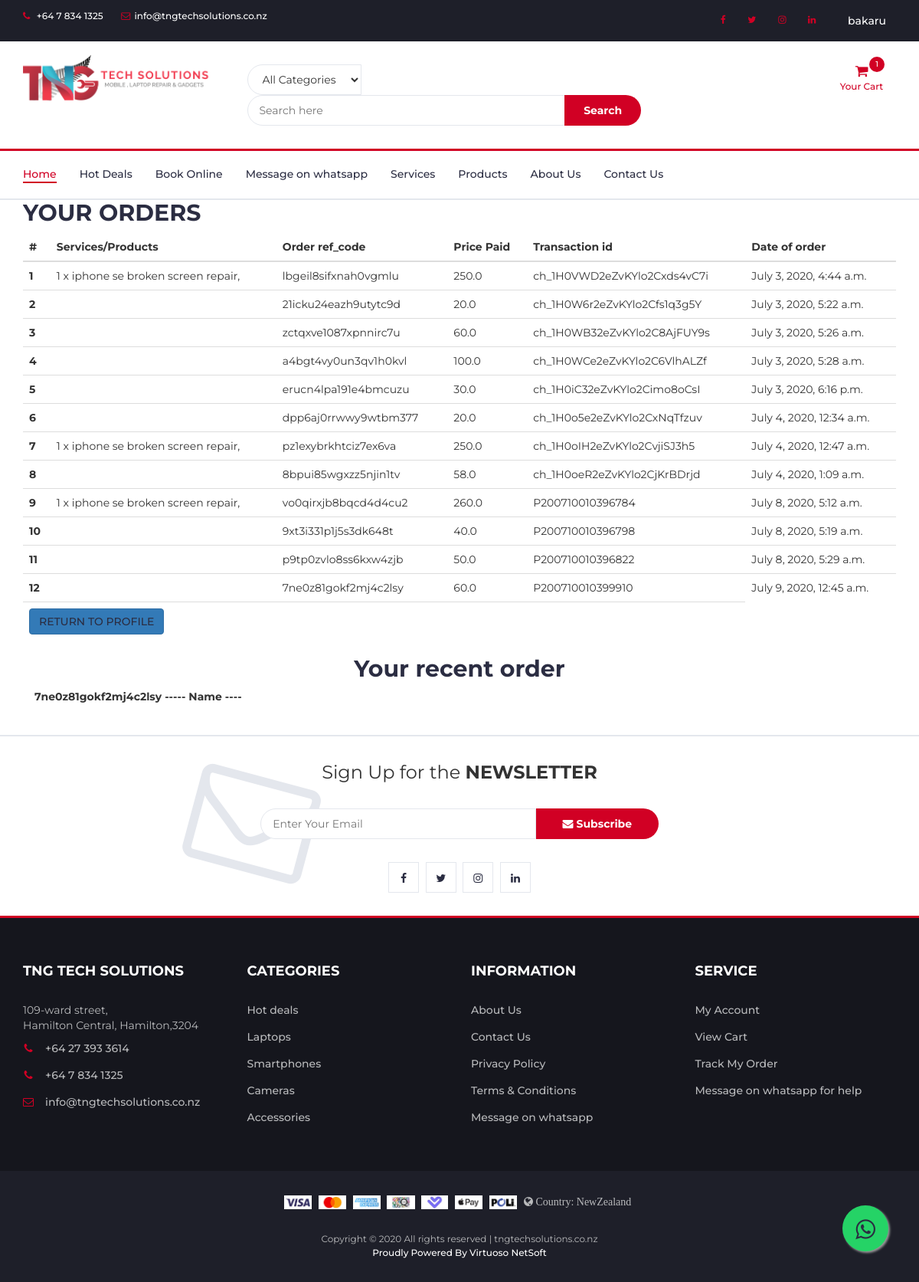
The app's page /view-orders/ (signed in) with its own data.
### prod/models.py (models this page shows, shortened)
class Order(models.Model):
    user=models.ForeignKey(User,on_delete=models.CASCADE)
    ref_code=models.CharField(max_length=20,blank=True,null=True)
    tngproduct=models.ManyToManyField(OrderItem)
    ordered=models.BooleanField(default=False)
    start_date=models.DateTimeField(default=timezone.now)
    ordered_date=models.DateTimeField()
    shipping_address=models.ForeignKey('Address',related_name='shipping_address',on_delete=models.SET_NULL,blank=True,null=True)
    billing_address=models.ForeignKey('Address',related_name='billing_address',on_delete=models.SET_NULL,blank=True,null=True)
    payment=models.ForeignKey('Payment',on_delete=models.SET_NULL,blank=True,null=True)
    coupon = models.ForeignKey('Coupon',on_delete=models.SET_NULL,blank=True,null=True)
    being_delivered=models.BooleanField(default=False)
    received=models.BooleanField(default=False)
    refund_requested=models.BooleanField(default=False)
    refund_granted=models.BooleanField(default=False)

class OrderItem(models.Model):
    user=models.ForeignKey(User,on_delete=models.CASCADE)
    ordered=models.BooleanField(default=False)
    tngproducts=models.ForeignKey(TngProducts,on_delete=models.CASCADE,default='')
    quantity=models.IntegerField(default=1)

class TngProducts(models.Model):
    CATEGORY_CHOICES=(
        ('MA','Mobile Accessories'),
        ('LA','Laptop Accessories'),
        ('TA','Tablet Accessories'),
        ('EG','Electronic Gadgets'),
        ('NA','Latest Accessories'),
        ('MR','Mobile Repair'),
        ('LR','Laptop/Computer Repair'),
        ('TR','iPad/Tablet Repair')
    )
    Name=models.CharField(max_length=100)
    Details=models.TextField()
    Additional_Details=models.TextField(blank=True,null=True)
    Price=models.FloatField()
    Discount_Price=models.FloatField(blank=True,null=True)
    category=models.CharField(max_length=2,choices=CATEGORY_CHOICES,default='A')
    subcategory = models.CharField(max_length = 100,default='none')
    brand = models.CharField(max_length = 50,default='none')
    model = models.CharField(max_length = 100,default='none')
    label=models.CharField(max_length=1,choices=LABEL_CHOICES,default='R')
    slug=models.SlugField(unique = True)
    image=models.ImageField(upload_to='product_pics')
    image1=models.ImageField(null=True,blank=True,upload_to='product_pics')
    image2=models.ImageField(null=True,blank=True,upload_to='product_pics')
    image3=models.ImageField(null=True,blank=True,upload_to='product_pics')
    image4=models.ImageField(null=True,blank=True,upload_to='product_pics')
    """ def save(self,*args,**kwargs):
        self.slug = slugify(''.join(random.choices(string.ascii_lowercase + string.digits, k=6)))
        super(TngProducts,self).save(self,*args,**kwargs) """
    class Meta:
        verbose_name_plural = 'Products'

class Payment(models.Model):
    stripe_charge_id = models.CharField(max_length=50)
    user=models.ForeignKey(User,on_delete=models.SET_NULL,blank=True,null=True)
    amount=models.FloatField()
    timestamp=models.DateTimeField(default=timezone.now)

### prod/views.py (the view)
# urls.py: path('view-orders/',ob.vieworder,name='vieworders'),
@login_required
def vieworder(request):
    order_qs=Order.objects.filter(user=request.user,ordered=True)
    rct = order_qs.last()
    if order_qs.exists():
        context={
            'object':order_qs,
            'rct':rct
        }
        return render(request,'prod/view-orders.html',context)
    else:
        messages.warning(request,f'You do not have an order')
        return redirect('profile')

### prod/templates/prod/view-orders.html (shortened to what this page needs)
{% extends "prod/base.html" %}
{% block content %}
<div class="table-responsive">
  <h2>YOUR ORDERS</h2>
  <table class="table">
    <thead>
      <tr>
        <th scope="col">#</th>
        <th scope="col">Services/Products</th>
        <th scope="col">Order ref_code</th>
        <th scope="col">Price Paid</th>
        <th scope="col">Transaction id</th>
        <th scope="col">Date of order</th>
      </tr>
    </thead>
    <tbody>
      {% for order_item in object.all %}
      <tr>
        <th scope="row">{{ forloop.counter }}</th>
        <td>
          {% for oi in order_item.tngproduct.all %}
            {{ oi.quantity }} x {{ oi.tngproducts.Name }},
          {% endfor %}
        </td>
        <td>{{ order_item.ref_code }}</td>
        <td>{{ order_item.payment.amount }}</td>
        <td>{{ order_item.payment.stripe_charge_id }}</td>
        <td>{{ order_item.ordered_date }}</td>
      </tr>
      {% endfor %}
      <tr>
        <td colspan="5">
          <a href="{% url 'profile' %}" class='btn btn-primary float-right'>RETURN TO PROFILE</a>
        </td>
      </tr>
    </tbody>
  </table>
  <div class="container-fluid mt-3 mb-3 pt-2">
    <h2 class="text-center mb-2">Your recent order</h2>
    <p><strong> {{ rct.ref_code }} ----- Name ----  </strong></p>
  </div>
</div>
{% endblock content %}

### prod/templates/prod/base.html (shortened to what this page needs)
{% load static %}
{% load cart_template_tags %}
<!DOCTYPE html>
<html lang="en">
<head>
	<link type="text/css" rel="stylesheet" href="{% static 'prod/css/bootstrap.min.css' %}" />
	<link type="text/css" rel="stylesheet" href="{% static 'prod/css/slick.css' %}" />
	<link type="text/css" rel="stylesheet" href="{% static 'prod/css/slick-theme.css' %}" />
	<link type="text/css" rel="stylesheet" href="{% static 'prod/css/nouislider.min.css' %}" />
	<link rel="stylesheet" href="{% static 'prod/css/font-awesome.min.css' %}">
	<link type="text/css" rel="stylesheet" href="{% static 'prod/css/style.css' %}" />
</head>
<body>
	<section>
	<header>
		<div id="top-header">
			<div class="container">
				<ul class="header-links pull-left">
					<li><a href="tel:+64 7 834 1325"><i class="fa fa-phone"></i> +64 7 834 1325</a></li>
					<li><a href="mailto:info@tngtechsolutions.co.nz"><i
								class="fa fa-envelope-o"></i>info@tngtechsolutions.co.nz</a></li>
				</ul>
				<ul class="header-links pull-right">
					<li class="nav-item">
						<a href="https://www.facebook.com/tngtechsolutions/" class="nav-link waves-effect"
							target="_blank">
							<i class="fa fa-facebook"></i>
						</a>
					</li>
					<li class="nav-item">
						<a href="https://twitter.com/tng_tech" class="nav-link waves-effect" target="_blank">
							<i class="fa fa-twitter"></i>
						</a>
					</li>
					<li class="nav-item">
						<a href="https://www.instagram.com/tngtech.nz/" class="nav-link waves-effect" target="_blank">
							<i class="fa fa-instagram"></i>
						</a>
					</li>
					<li class="nav-item">
						<a href="https://www.linkedin.com/company/tng-tech-solutions/" class="nav-link waves-effect"
							target="_blank">
							<i class="fa fa-linkedin"></i>
						</a>
					</li>
					{% if user.is_authenticated %}
					<li class="nav-item dropdown">
						<div class="dropdown show">
							<a class="btn dropdown-toggle" href="#" role="button" id="dropdownMenuLink"
								data-toggle="dropdown" aria-haspopup="true" aria-expanded="false">
								{{ user.username }}
							</a>
						</div>
					</li>
					{% endif %}
				</ul>
			</div>
		</div>
		<div id="header">
			<div class="container">
				<div class="row">
					<div class="col-md-3">
						<div class="header-logo">
							<a href="{% url 'homie' %}" class="logo">
								<img src="{% static 'prod/img/logo-black.png' %}" alt="" style="width:250px;">
							</a>
						</div>
					</div>
					<div class="col-md-6">
						<div class="header-search">
							<form method="get" action="{% url 'searchprod' %}">
								<select class="input-select">
									<option value="0">All Categories</option>
								</select>
								<input class="input" type="text" name="search" placeholder="Search here">
								<button class="search-btn" type="submit">Search</button>
							</form>
						</div>
					</div>
					<div class="col-md-3 clearfix">
						<div class="header-ctn">
							{% if user.is_authenticated %}
							<div class="dropdown">
								<a href="{% url 'order-summary' %}" aria-expanded="true">
									<i class="fa fa-shopping-cart"></i>
									<span>Your Cart</span>
									{% if request.user|cart_item_count != 0 %}
									<div class="qty">{{ request.user|cart_item_count }}</div>
									{% endif %}
								</a>
							</div>
							{% endif %}
						</div>
					</div>
				</div>
			</div>
		</div>
	</header>
	<nav id="navigation">
		<div class="container">
			<div id="responsive-nav">
				<ul class="main-nav nav navbar-nav">
					<li class="active"><a href="{% url 'homie' %}">Home</a></li>
					<li><a href="#">Hot Deals</a></li>
					<li><a href="/online-booking/nan/">Book Online</a></li>
					<li><a href="https://wa.me/message/X66SOD5VCXEAF1">Message on whatsapp</a></li>
					<li><a href="/serv-prod/serv/">Services</a></li>
					<li><a href="/serv-prod/prdcts/">Products</a></li>
					<li><a href="{% url 'about' %}">About Us</a></li>
					<li><a href="{% url 'contact' %}">Contact Us</a></li>
				</ul>
			</div>
		</div>
	</nav>
	<main class="mt-5 pt-4">
		<div class="container dark-grey-text mt-5">
			{% block content  %}
			{% endblock content %}
		 </div>
	</main>
	<div id="newsletter" class="section">
		<div class="container">
			<div class="row">
				<div class="col-md-12">
					<div class="newsletter">
						<p>Sign Up for the <strong>NEWSLETTER</strong></p>
						<form method="POST" action="{% url 'homenews' %}">
							<input class="input" name="email" type="email" placeholder="Enter Your Email">
							<button class="newsletter-btn" type="submit"><i class="fa fa-envelope"></i>
								Subscribe</button>
						</form>
						<ul class="newsletter-follow">
							<li>
								<a href="https://www.facebook.com/tngtechsolutions/" target="_blank"><i
										class="fa fa-facebook"></i></a>
							</li>
							<li>
								<a href="https://twitter.com/tng_tech" target="_blank"><i class="fa fa-twitter"></i></a>
							</li>
							<li>
								<a href="https://www.instagram.com/tngtech.nz/" target="_blank"><i
										class="fa fa-instagram"></i></a>
							</li>
							<li>
								<a href="https://www.linkedin.com/company/tng-tech-solutions/" target="_blank"><i
										class="fa fa-linkedin"></i></a>
							</li>
						</ul>
					</div>
				</div>
			</div>
		</div>
	</div>
	<a href="https://wa.me/message/X66SOD5VCXEAF1" class="float" target="_blank">
		<i class="fa fa-whatsapp" aria-hidden="true" style="margin-top: 16px;"></i>
		</a>
	<footer id="footer">
		<div class="section">
			<div class="container">
				<div class="row">
					<div class="col-md-3 col-xs-6">
						<div class="footer">
							<h3 class="footer-title">TNG Tech Solutions</h3>
							<p>109-ward street,<br> Hamilton Central, Hamilton,3204</p>
							<ul class="footer-links">
								<li><a href="tel:+64 27 393 3614"><i class="fa fa-phone"></i>+64 27 393 3614</a></li>
								<li><a href="tel:+64 7 834 1325"><i class="fa fa-phone"></i>+64 7 834 1325</a></li>
								<li><a href="mailto:info@tngtechsolutions.co.nz"><i
											class="fa fa-envelope-o"></i>info@tngtechsolutions.co.nz</a></li>
							</ul>
						</div>
					</div>
					<div class="col-md-3 col-xs-6">
						<div class="footer">
							<h3 class="footer-title">Categories</h3>
							<ul class="footer-links">
								<li><a href="#">Hot deals</a></li>
								<li><a href="#">Laptops</a></li>
								<li><a href="#">Smartphones</a></li>
								<li><a href="#">Cameras</a></li>
								<li><a href="#">Accessories</a></li>
							</ul>
						</div>
					</div>
					<div class="col-md-3 col-xs-6">
						<div class="footer">
							<h3 class="footer-title">Information</h3>
							<ul class="footer-links">
								<li><a href="{% url 'about' %}">About Us</a></li>
								<li><a href="{% url 'contact' %}">Contact Us</a></li>
								<li><a href="{% url 'privacy' %}">Privacy Policy</a></li>
								<li><a href="{% url 'tandc' %}">Terms & Conditions</a></li>
								<li><a href="https://wa.me/message/X66SOD5VCXEAF1">Message on whatsapp</a></li>
							</ul>
						</div>
					</div>
					<div class="col-md-3 col-xs-6">
						<div class="footer">
							<h3 class="footer-title">Service</h3>
							<ul class="footer-links">
								<li><a href="{% url 'profile' %}">My Account</a></li>
								<li><a href="/order-summary/">View Cart</a></li>
								<li><a href="#">Track My Order</a></li>
								<li><a href="https://wa.me/message/X66SOD5VCXEAF1">Message on whatsapp for help</a></li>
							</ul>
						</div>
					</div>
				</div>
			</div>
		</div>
		<div id="bottom-footer" class="section">
			<div class="container">
				<div class="row">
					<div class="col-md-12 text-center">
						<ul class="footer-payments">
							<li><img src="{% static 'prod/img/visa.jpg' %}" alt="" style="height: 18px;"></li>
							<li><img src="{% static 'prod/img/mastercard.jpg' %}" alt="" style="height: 18px;"></li>
							<li><img src="{% static 'prod/img/american-express.jpg' %}" alt="" style="height: 18px;"></li>
							<li><img src="{% static 'prod/img/qcard.jpg' %}" alt="" style="height: 18px;"></li>
							<li><img src="{% static 'prod/img/laybuy.jpg' %}" alt="" style="height: 18px;"></li>
							<li><img src="{% static 'prod/img/apple-pay.jpg' %}" alt="" style="height: 18px;"></li>
							<li><img src="{% static 'prod/img/poli.jpg' %}" alt="" style="height: 18px;"></li>
							<li class="ml-4">  <i class="fa fa-globe"> Country: NewZealand</i></li>
						</ul>
						<span class="copyright">
							Copyright &copy;
							<script>document.write(new Date().getFullYear());</script> All rights reserved |
							tngtechsolutions.co.nz <br> <a href="https://www.virtuosonetsoft.com/contact.php" target="_blank" style="color: white;">
								Proudly Powered By Virtuoso NetSoft</a>
						</span>
					</div>
				</div>
			</div>
		</div>
	</footer>
	</section>
</body>
</html>

### records on screen
Order: ref_code "lbgeil8sifxnah0vgmlu", payment.amount "250.0", payment.stripe_charge_id "ch_1H0VWD2eZvKYlo2Cxds4vC7i", ordered_date "July 3, 2020, 4:44 a.m."
OrderItem: quantity "1", tngproducts.Name "iphone se broken screen repair"
Order: ref_code "21icku24eazh9utytc9d", payment.amount "20.0", payment.stripe_charge_id "ch_1H0W6r2eZvKYlo2Cfs1q3g5Y", ordered_date "July 3, 2020, 5:22 a.m."
Order: ref_code "zctqxve1087xpnnirc7u", payment.amount "60.0", payment.stripe_charge_id "ch_1H0WB32eZvKYlo2C8AjFUY9s", ordered_date "July 3, 2020, 5:26 a.m."
Order: ref_code "a4bgt4vy0un3qv1h0kvl", payment.amount "100.0", payment.stripe_charge_id "ch_1H0WCe2eZvKYlo2C6VlhALZf", ordered_date "July 3, 2020, 5:28 a.m."
Order: ref_code "erucn4lpa191e4bmcuzu", payment.amount "30.0", payment.stripe_charge_id "ch_1H0iC32eZvKYlo2Cimo8oCsI", ordered_date "July 3, 2020, 6:16 p.m."
Order: ref_code "dpp6aj0rrwwy9wtbm377", payment.amount "20.0", payment.stripe_charge_id "ch_1H0o5e2eZvKYlo2CxNqTfzuv", ordered_date "July 4, 2020, 12:34 a.m."
Order: ref_code "pz1exybrkhtciz7ex6va", payment.amount "250.0", payment.stripe_charge_id "ch_1H0oIH2eZvKYlo2CvjiSJ3h5", ordered_date "July 4, 2020, 12:47 a.m."
OrderItem: quantity "1", tngproducts.Name "iphone se broken screen repair"
Order: ref_code "8bpui85wgxzz5njin1tv", payment.amount "58.0", payment.stripe_charge_id "ch_1H0oeR2eZvKYlo2CjKrBDrjd", ordered_date "July 4, 2020, 1:09 a.m."
Order: ref_code "vo0qirxjb8bqcd4d4cu2", payment.amount "260.0", payment.stripe_charge_id "P200710010396784", ordered_date "July 8, 2020, 5:12 a.m."
OrderItem: quantity "1", tngproducts.Name "iphone se broken screen repair"
Order: ref_code "9xt3i331p1j5s3dk648t", payment.amount "40.0", payment.stripe_charge_id "P200710010396798", ordered_date "July 8, 2020, 5:19 a.m."
Order: ref_code "p9tp0zvlo8ss6kxw4zjb", payment.amount "50.0", payment.stripe_charge_id "P200710010396822", ordered_date "July 8, 2020, 5:29 a.m."
Order: ref_code "7ne0z81gokf2mj4c2lsy", payment.amount "60.0", payment.stripe_charge_id "P200710010399910", ordered_date "July 9, 2020, 12:45 a.m."

### other values on screen
{{ user.username }} "bakaru"
{{ request.user|cart_item_count }} "1"
